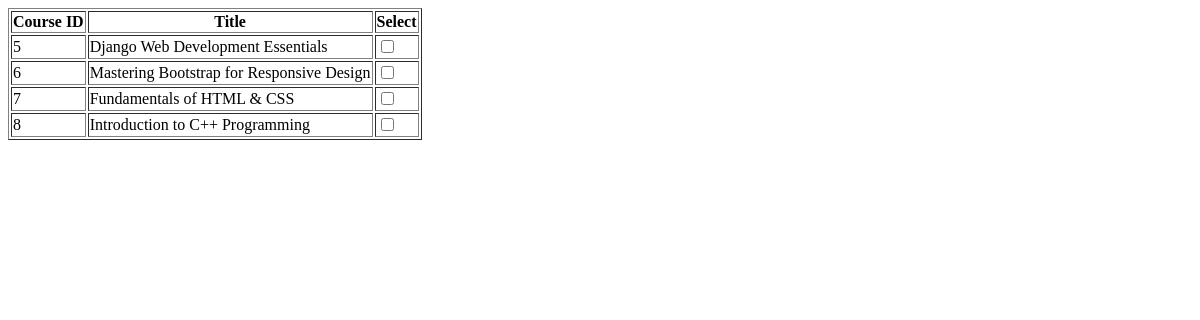
The app's page /course_table/, older data.
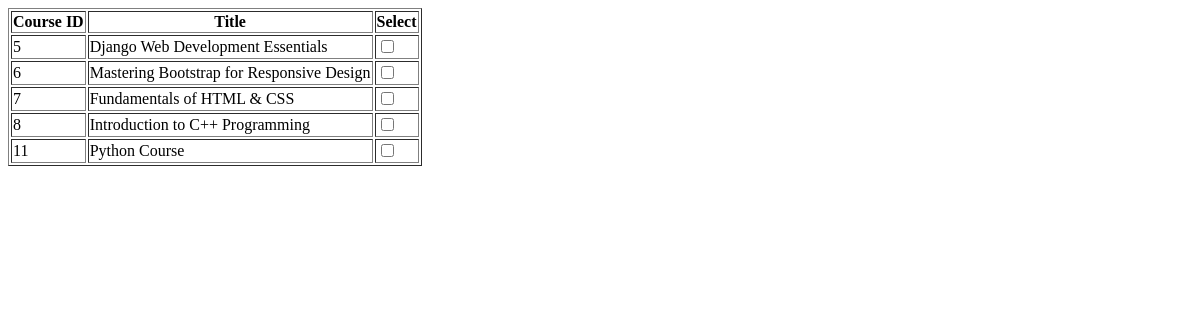
The same page, newer data.
### main/models.py (models this page shows, shortened)
class Course(models.Model):
    title = models.CharField(max_length=100, unique=True)
    description = models.TextField()
    created_at = models.DateTimeField(auto_now_add=True)
    image = models.ImageField(upload_to='images/', blank=True, null=True)
    video_url = models.URLField(max_length=500, blank=True, null=True)

### main/views.py (the view)
# urls.py: path('course_table/', course_table, name='course_table'),
def course_table(request):
    courses = Course.objects.all()
    return render(request, 'course_table.html', {'courses': courses})

### main/templates/course_table.html (shortened to what this page needs)
<!DOCTYPE html>
<html lang="en">
<head>
</head>
<body>
    <table border="1">
        <thead>
            <tr>
                <th>Course ID</th>
                <th>Title</th>
                <th>Select</th>
            </tr>
        </thead>
        <tbody>
            {% for course in courses %}
            <tr>
                <td>{{ course.id }}</td>
                <td>{{ course.title }}</td>
                <td><input type="checkbox" name="course_select" value="{{ course.id }}"></td>
            </tr>
            {% endfor %}
        </tbody>
    </table>
</body>
</html>

Row changes from the older to the newer data that the page shows:
added Course: id "11", title "Python Course"
